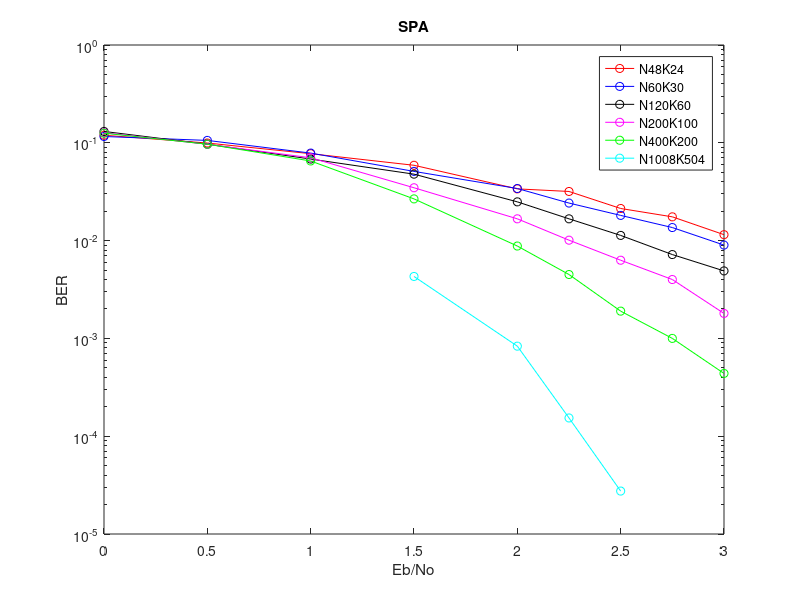

Reproduce this figure in MATLAB.
ber=[0	0.5	1	1.5	2	2.25	2.5	2.75	3]
N48K24=[0.1195	0.0995	0.0774	0.0589	0.0338	0.0318	0.0213	0.0175	0.0115];
semilogy(ber, N48K24, 'r-o');
hold on

N60K30=[0.116	0.1058	0.0785	0.051	0.0341	0.0242	0.0181	0.0136	0.009];
semilogy(ber, N60K30, 'b-o');

N120K60=[0.1307	0.0968	0.0682	0.0478	0.0249	0.0167	0.0113	0.0072	0.0049]
semilogy(ber, N120K60, 'k-o');
hold on

N200K100=[0.1268	0.0966	0.0703	0.0347	0.0167	0.0101	0.0063	0.004	0.0018]
semilogy(ber, N200K100, 'm-o');
hold on

N400K200=[0.1254	0.0968	0.0652	0.0267	0.0088	0.0045	0.0019	0.001	0.00043832]
semilogy(ber, N400K200, 'g-o');
hold on

ber2=[1.5	2	2.25	2.5]
N1008K504=[0.0043	0.00083305	0.00015363	0.000027479]
semilogy(ber2, N1008K504, 'c-o');
hold on

title('SPA')
xlabel('Eb/No')
ylabel('BER')

legend('N48K24','N60K30','N120K60','N200K100','N400K200','N1008K504');
